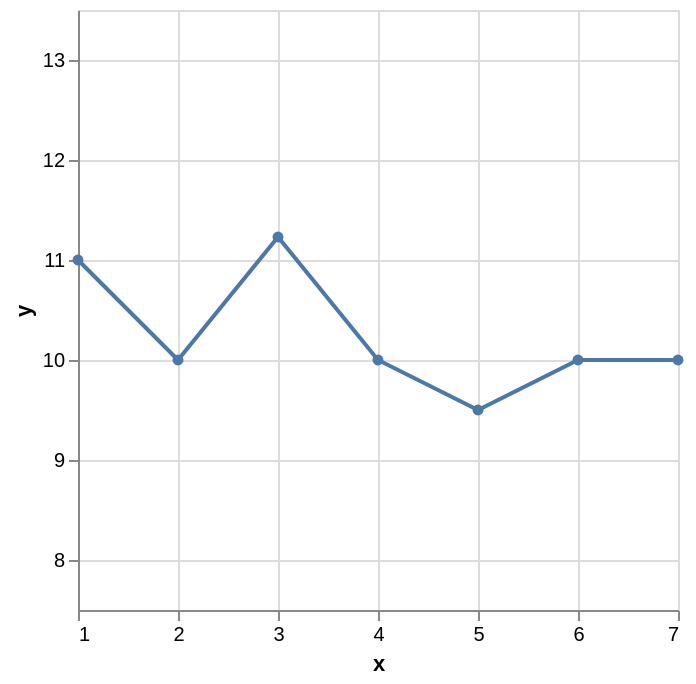

The specification (Vega-Lite) saved for this image:
### Vega-Lite specification from a JSON file in a GitHub repository (floating-point values rounded to 4 significant figures)
{"$schema": "https://vega.github.io/schema/vega-lite/v5.json", "description": "Vega-Lite computes the minimum and maximum axes values automatically but this can be made more dynamic by using params to produce axes which are +/- 20% of the minimum and maximum values in the dataset.", "data": {"values": [{"x": 1, "y": 11}, {"x": 2, "y": 10}, {"x": 3, "y": 11.23}, {"x": 4, "y": 10}, {"x": 5, "y": 9.5}, {"x": 6, "y": 10}, {"x": 7, "y": 10}]}, "params": [{"name": "extents", "expr": "extent(pluck(data('source_0'), 'y'))"}, {"name": "min", "expr": "extents[0] * 0.8"}, {"name": "max", "expr": "extents[1] * 1.2"}], "layer": [{"mark": "line", "encoding": {"x": {"field": "x", "type": "quantitative"}, "y": {"field": "y", "type": "quantitative", "scale": {"domain": {"expr": "[min,max]"}}}}}, {"mark": {"type": "point", "opacity": 1, "filled": true}, "encoding": {"x": {"field": "x", "type": "quantitative"}, "y": {"field": "y", "type": "quantitative", "scale": {"domain": {"expr": "[min,max]"}}}}}]}
